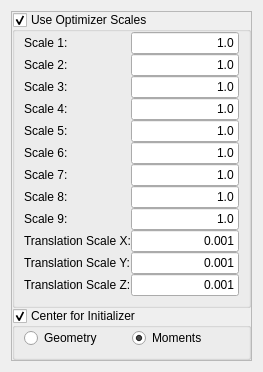
              <widget class="QWidget" name="FixedCenterOfRotationAffineTransform">
               <layout class="QVBoxLayout" name="verticalLayout_110">
                <item>
                 <widget class="QFrame" name="m_FixedCenterOfRotationAffineTransformFrame">
                  <property name="frameShape">
                   <enum>QFrame::StyledPanel</enum>
                  </property>
                  <property name="frameShadow">
                   <enum>QFrame::Raised</enum>
                  </property>
                  <layout class="QVBoxLayout" name="verticalLayout_66">
                   <property name="spacing">
                    <number>0</number>
                   </property>
                   <property name="margin">
                    <number>0</number>
                   </property>
                   <item>
                    <widget class="QGroupBox" name="m_UseOptimizerScalesFixedCenterOfRotationAffine">
                     <property name="title">
                      <string>Use Optimizer Scales</string>
                     </property>
                     <property name="checkable">
                      <bool>true</bool>
                     </property>
                     <layout class="QVBoxLayout" name="verticalLayout_65">
                      <property name="spacing">
                       <number>0</number>
                      </property>
                      <property name="leftMargin">
                       <number>9</number>
                      </property>
                      <property name="topMargin">
                       <number>0</number>
                      </property>
                      <property name="rightMargin">
                       <number>9</number>
                      </property>
                      <property name="bottomMargin">
                       <number>9</number>
                      </property>
                      <item>
                       <layout class="QHBoxLayout" name="_80">
                        <item>
                         <layout class="QVBoxLayout" name="_81">
                          <item>
                           <widget class="QLabel" name="textLabel1_8_2_3_2_2">
                            <property name="text">
                             <string>Scale 1:</string>
                            </property>
                            <property name="wordWrap">
                             <bool>false</bool>
                            </property>
                           </widget>
                          </item>
                          <item>
                           <widget class="QLabel" name="textLabel2_6_3_3_2_2">
                            <property name="text">
                             <string>Scale 2:</string>
                            </property>
                            <property name="wordWrap">
                             <bool>false</bool>
                            </property>
                           </widget>
                          </item>
                          <item>
                           <widget class="QLabel" name="textLabel3_5_3_3_2_2">
                            <property name="text">
                             <string>Scale 3:</string>
                            </property>
                            <property name="wordWrap">
                             <bool>false</bool>
                            </property>
                           </widget>
                          </item>
                          <item>
                           <widget class="QLabel" name="textLabel1_9_2_2">
                            <property name="text">
                             <string>Scale 4:</string>
                            </property>
                            <property name="wordWrap">
                             <bool>false</bool>
                            </property>
                           </widget>
                          </item>
                          <item>
                           <widget class="QLabel" name="textLabel2_7_2_2">
                            <property name="text">
                             <string>Scale 5:</string>
                            </property>
                            <property name="wordWrap">
                             <bool>false</bool>
                            </property>
                           </widget>
                          </item>
                          <item>
                           <widget class="QLabel" name="textLabel3_6_2_2">
                            <property name="text">
                             <string>Scale 6:</string>
                            </property>
                            <property name="wordWrap">
                             <bool>false</bool>
                            </property>
                           </widget>
                          </item>
                          <item>
                           <widget class="QLabel" name="textLabel4_4_3_2">
                            <property name="text">
                             <string>Scale 7:</string>
                            </property>
                            <property name="wordWrap">
                             <bool>false</bool>
                            </property>
                           </widget>
                          </item>
                          <item>
                           <widget class="QLabel" name="textLabel5_4_2_2">
                            <property name="text">
                             <string>Scale 8:</string>
                            </property>
                            <property name="wordWrap">
                             <bool>false</bool>
                            </property>
                           </widget>
                          </item>
                          <item>
                           <widget class="QLabel" name="textLabel6_4_2_2">
                            <property name="text">
                             <string>Scale 9:</string>
                            </property>
                            <property name="wordWrap">
                             <bool>false</bool>
                            </property>
                           </widget>
                          </item>
                          <item>
                           <widget class="QLabel" name="textLabel11_3_2_2">
                            <property name="text">
                             <string>Translation Scale X:</string>
                            </property>
                            <property name="wordWrap">
                             <bool>false</bool>
                            </property>
                           </widget>
                          </item>
                          <item>
                           <widget class="QLabel" name="textLabel12_3_2_2">
                            <property name="text">
                             <string>Translation Scale Y:</string>
                            </property>
                            <property name="wordWrap">
                             <bool>false</bool>
                            </property>
                           </widget>
                          </item>
                          <item>
                           <widget class="QLabel" name="textLabel13_2_2_2">
                            <property name="text">
                             <string>Translation Scale Z:</string>
                            </property>
                            <property name="wordWrap">
                             <bool>false</bool>
                            </property>
                           </widget>
                          </item>
                         </layout>
                        </item>
                        <item>
                         <layout class="QVBoxLayout" name="_91">
                          <item>
                           <widget class="QLineEdit" name="m_ScalesFixedCenterOfRotationAffineTransformScale1">
                            <property name="text">
                             <string>1.0</string>
                            </property>
                            <property name="alignment">
                             <set>Qt::AlignRight</set>
                            </property>
                           </widget>
                          </item>
                          <item>
                           <widget class="QLineEdit" name="m_ScalesFixedCenterOfRotationAffineTransformScale2">
                            <property name="text">
                             <string>1.0</string>
                            </property>
                            <property name="alignment">
                             <set>Qt::AlignRight</set>
                            </property>
                           </widget>
                          </item>
                          <item>
                           <widget class="QLineEdit" name="m_ScalesFixedCenterOfRotationAffineTransformScale3">
                            <property name="text">
                             <string>1.0</string>
                            </property>
                            <property name="alignment">
                             <set>Qt::AlignRight</set>
                            </property>
                           </widget>
                          </item>
                          <item>
                           <widget class="QLineEdit" name="m_ScalesFixedCenterOfRotationAffineTransformScale4">
                            <property name="text">
                             <string>1.0</string>
                            </property>
                            <property name="alignment">
                             <set>Qt::AlignRight</set>
                            </property>
                           </widget>
                          </item>
                          <item>
                           <widget class="QLineEdit" name="m_ScalesFixedCenterOfRotationAffineTransformScale5">
                            <property name="text">
                             <string>1.0</string>
                            </property>
                            <property name="alignment">
                             <set>Qt::AlignRight</set>
                            </property>
                           </widget>
                          </item>
                          <item>
                           <widget class="QLineEdit" name="m_ScalesFixedCenterOfRotationAffineTransformScale6">
                            <property name="text">
                             <string>1.0</string>
                            </property>
                            <property name="alignment">
                             <set>Qt::AlignRight</set>
                            </property>
                           </widget>
                          </item>
                          <item>
                           <widget class="QLineEdit" name="m_ScalesFixedCenterOfRotationAffineTransformScale7">
                            <property name="text">
                             <string>1.0</string>
                            </property>
                            <property name="alignment">
                             <set>Qt::AlignRight</set>
                            </property>
                           </widget>
                          </item>
                          <item>
                           <widget class="QLineEdit" name="m_ScalesFixedCenterOfRotationAffineTransformScale8">
                            <property name="text">
                             <string>1.0</string>
                            </property>
                            <property name="alignment">
                             <set>Qt::AlignRight</set>
                            </property>
                           </widget>
                          </item>
                          <item>
                           <widget class="QLineEdit" name="m_ScalesFixedCenterOfRotationAffineTransformScale9">
                            <property name="text">
                             <string>1.0</string>
                            </property>
                            <property name="alignment">
                             <set>Qt::AlignRight</set>
                            </property>
                           </widget>
                          </item>
                          <item>
                           <widget class="QLineEdit" name="m_ScalesFixedCenterOfRotationAffineTransformScaleTranslationX">
                            <property name="text">
                             <string>0.001</string>
                            </property>
                            <property name="alignment">
                             <set>Qt::AlignRight</set>
                            </property>
                           </widget>
                          </item>
                          <item>
                           <widget class="QLineEdit" name="m_ScalesFixedCenterOfRotationAffineTransformScaleTranslationY">
                            <property name="text">
                             <string>0.001</string>
                            </property>
                            <property name="alignment">
                             <set>Qt::AlignRight</set>
                            </property>
                           </widget>
                          </item>
                          <item>
                           <widget class="QLineEdit" name="m_ScalesFixedCenterOfRotationAffineTransformScaleTranslationZ">
                            <property name="text">
                             <string>0.001</string>
                            </property>
                            <property name="alignment">
                             <set>Qt::AlignRight</set>
                            </property>
                           </widget>
                          </item>
                         </layout>
                        </item>
                       </layout>
                      </item>
                     </layout>
                    </widget>
                   </item>
                   <item>
                    <widget class="QGroupBox" name="m_CenterForInitializerFixedCenterOfRotationAffine">
                     <property name="title">
                      <string>Center for Initializer</string>
                     </property>
                     <property name="checkable">
                      <bool>true</bool>
                     </property>
                     <layout class="QHBoxLayout" name="horizontalLayout_2">
                      <property name="spacing">
                       <number>0</number>
                      </property>
                      <property name="leftMargin">
                       <number>9</number>
                      </property>
                      <property name="topMargin">
                       <number>0</number>
                      </property>
                      <property name="rightMargin">
                       <number>9</number>
                      </property>
                      <property name="bottomMargin">
                       <number>9</number>
                      </property>
                      <item>
                       <widget class="QRadioButton" name="m_GeometryFixedCenterOfRotationAffine">
                        <property name="enabled">
                         <bool>true</bool>
                        </property>
                        <property name="text">
                         <string>Geometry</string>
                        </property>
                       </widget>
                      </item>
                      <item>
                       <widget class="QRadioButton" name="m_MomentsFixedCenterOfRotationAffine">
                        <property name="enabled">
                         <bool>true</bool>
                        </property>
                        <property name="text">
                         <string>Moments</string>
                        </property>
                        <property name="checked">
                         <bool>true</bool>
                        </property>
                       </widget>
                      </item>
                     </layout>
                    </widget>
                   </item>
                  </layout>
                 </widget>
                </item>
               </layout>
              </widget>
